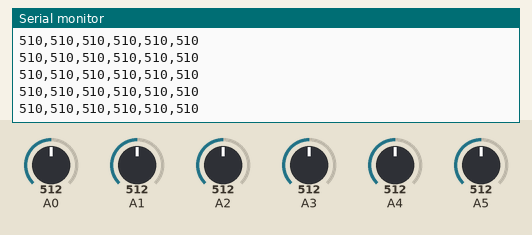
A sketch run on a simulated Arduino Uno, built with avr-gcc and run on an emulated ATmega328P. On the bench: the last lines printed to the serial monitor. The test bench sets the inputs (shaded band); at power-on: A1 = 512, A0 = 512, A2 = 512, A3 = 512, A4 = 512, A5 = 512.

Above: at 4.2 s.
4.3 s: A1 set to 106
At 4.9 s:
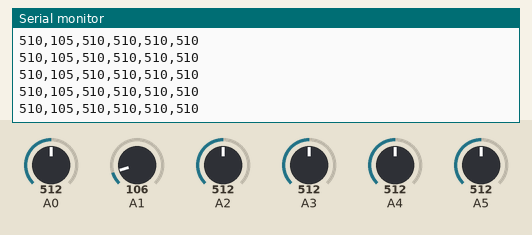
7.3 s: A1 set to 94
At 7.8 s:
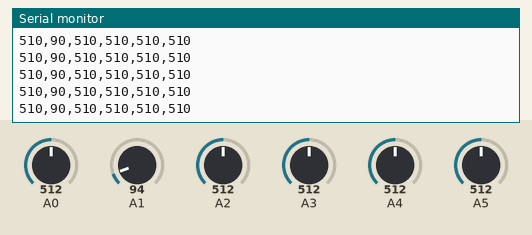
Timing chart, 0 to 10.3 s (numbered marks = the images above; inputs shaded):
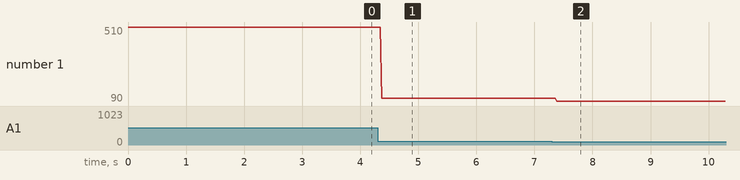

Measured:
- after the input at 4.3 s, the serial monitor: prints a new line after 0.07 s (image 1)
- after the input at 7.3 s, the serial monitor: prints a new line after 0.09 s (image 2)
- plotted number 1: 510 → 105 after the input at 4.3 s, 105 → 90 after the input at 7.3 s

The sketch:

MeanFilter.ino
```cpp
int Potenciometros[] = {0,0,0,0,0,0};

int valor = 0;
int kernelSize= 5;

void isort(int *a, int n)
{
  for (int i = 1; i < n; ++i)
  {
    int j = a[i];
    int k;
    for (k = i - 1; (k >= 0) && (j < a[k]); k--)
    {
      a[k + 1] = a[k];
    }
    a[k + 1] = j;
  }
}

void setup() {
  // put your setup code here, to run once:
  Serial.begin(9600);
}

void loop() {
  // put your main code here, to run repeatedly:
  Potenciometros[0] = 0;
  Potenciometros[1] = 0;
  Potenciometros[2] = 0;
  Potenciometros[3] = 0;
  Potenciometros[4] = 0;
  Potenciometros[5] = 0;
  for (int vent=0;vent<kernelSize;vent++){
    for (int index = 0;index<=5;index++){
      valor = analogRead(index);
      Potenciometros[index] = Potenciometros[index] + (valor/kernelSize);
    }
  }
  Serial.print(Potenciometros[0]);
  for(int i =1;i<6;i++){
    Serial.print(",");
    Serial.print(Potenciometros[i]);
  }
  Serial.println("");
}
```
